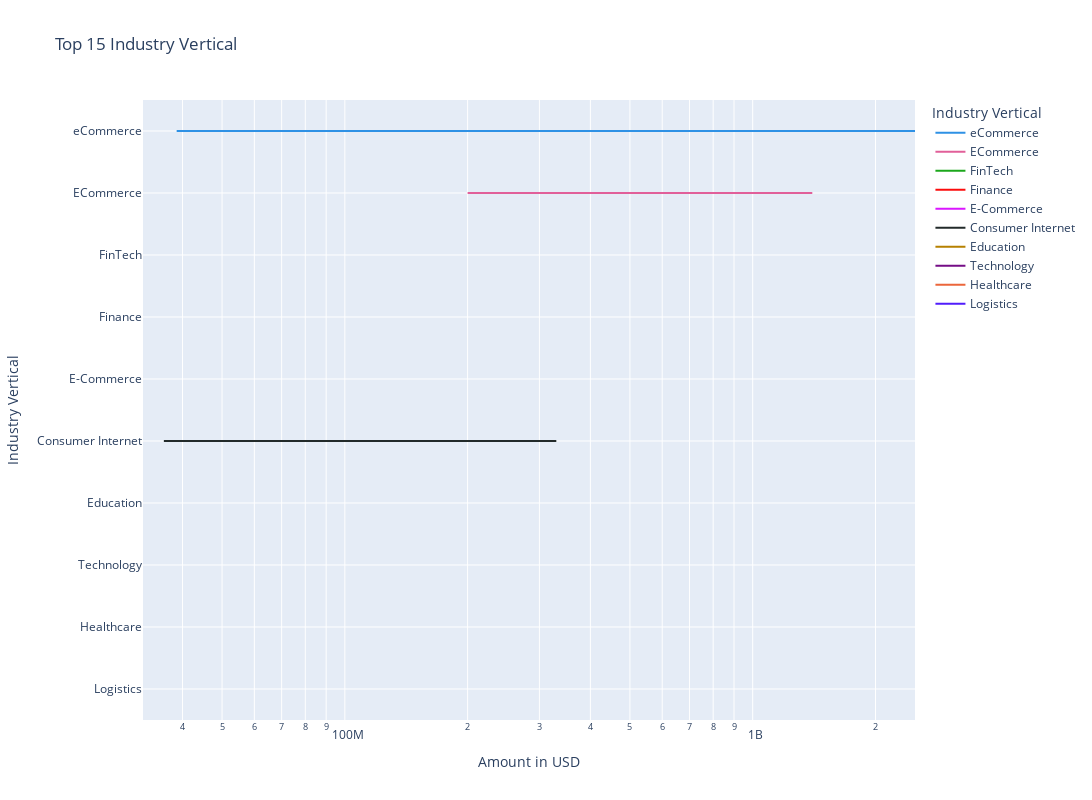

Notebook source saved alongside this figure:
### Code cell
# line chart
fig = px.line(df_top_industry_vertical[:80], x="Amount in USD", y="Industry Vertical", color="Industry Vertical", line_group= "Startup Name" ,hover_name="Startup Name",
             log_x=True, width=1500, height=800, title="Top 15 Industry Vertical", labels={"Amount in USD": "Amount in USD", "Industry Vertical": "Industry Vertical"},
             color_discrete_sequence=px.colors.qualitative.Dark24)
fig.show()

### Figure 1 — Plotly figure (JSON) as saved in the notebook; plotly's stock layout.template omitted (floating-point values rounded to 4 significant figures)
{"data": [{"hovertemplate": "<b>%{hovertext}</b><br><br>Industry Vertical=%{y}<br>Startup Name=Flipkart<br>Amount in USD=%{x}<extra></extra>", "hovertext": ["Flipkart", "Flipkart", "Flipkart", "Flipkart"], "legendgroup": "eCommerce", "line": {"color": "#2E91E5", "dash": "solid"}, "marker": {"symbol": "circle"}, "mode": "lines", "name": "eCommerce", "orientation": "h", "showlegend": true, "type": "scatter", "x": [2500000000, 1400000000, 71000000, 38700000], "xaxis": "x", "y": ["eCommerce", "eCommerce", "eCommerce", "eCommerce"], "yaxis": "y"}, {"hovertemplate": "<b>%{hovertext}</b><br><br>Industry Vertical=%{y}<br>Startup Name=Paytm<br>Amount in USD=%{x}<extra></extra>", "hovertext": ["Paytm"], "legendgroup": "eCommerce", "line": {"color": "#2E91E5", "dash": "solid"}, "marker": {"symbol": "circle"}, "mode": "lines", "name": "eCommerce", "orientation": "h", "showlegend": false, "type": "scatter", "x": [60000000], "xaxis": "x", "y": ["eCommerce"], "yaxis": "y"}, {"hovertemplate": "<b>%{hovertext}</b><br><br>Industry Vertical=%{y}<br>Startup Name=BigBasket<br>Amount in USD=%{x}<extra></extra>", "hovertext": ["BigBasket"], "legendgroup": "eCommerce", "line": {"color": "#2E91E5", "dash": "solid"}, "marker": {"symbol": "circle"}, "mode": "lines", "name": "eCommerce", "orientation": "h", "showlegend": false, "type": "scatter", "x": [150000000], "xaxis": "x", "y": ["eCommerce"], "yaxis": "y"}, {"hovertemplate": "<b>%{hovertext}</b><br><br>Industry Vertical=%{y}<br>Startup Name=Snapdeal<br>Amount in USD=%{x}<extra></extra>", "hovertext": ["Snapdeal"], "legendgroup": "eCommerce", "line": {"color": "#2E91E5", "dash": "solid"}, "marker": {"symbol": "circle"}, "mode": "lines", "name": "eCommerce", "orientation": "h", "showlegend": false, "type": "scatter", "x": [200000000], "xaxis": "x", "y": ["eCommerce"], "yaxis": "y"}, {"hovertemplate": "<b>%{hovertext}</b><br><br>Industry Vertical=%{y}<br>Startup Name=Paytm<br>Amount in USD=%{x}<extra></extra>", "hovertext": ["Paytm", "Paytm"], "legendgroup": "ECommerce", "line": {"color": "#E15F99", "dash": "solid"}, "marker": {"symbol": "circle"}, "mode": "lines", "name": "ECommerce", "orientation": "h", "showlegend": true, "type": "scatter", "x": [1400000000, 200000000], "xaxis": "x", "y": ["ECommerce", "ECommerce"], "yaxis": "y"}, {"hovertemplate": "<b>%{hovertext}</b><br><br>Industry Vertical=%{y}<br>Startup Name=Shopclues<br>Amount in USD=%{x}<extra></extra>", "hovertext": ["Shopclues"], "legendgroup": "ECommerce", "line": {"color": "#E15F99", "dash": "solid"}, "marker": {"symbol": "circle"}, "mode": "lines", "name": "ECommerce", "orientation": "h", "showlegend": false, "type": "scatter", "x": [100000000], "xaxis": "x", "y": ["ECommerce"], "yaxis": "y"}, {"hovertemplate": "<b>%{hovertext}</b><br><br>Industry Vertical=%{y}<br>Startup Name=Paytm<br>Amount in USD=%{x}<extra></extra>", "hovertext": ["Paytm"], "legendgroup": "FinTech", "line": {"color": "#1CA71C", "dash": "solid"}, "marker": {"symbol": "circle"}, "mode": "lines", "name": "FinTech", "orientation": "h", "showlegend": true, "type": "scatter", "x": [1000000000], "xaxis": "x", "y": ["FinTech"], "yaxis": "y"}, {"hovertemplate": "<b>%{hovertext}</b><br><br>Industry Vertical=%{y}<br>Startup Name=Tala<br>Amount in USD=%{x}<extra></extra>", "hovertext": ["Tala"], "legendgroup": "FinTech", "line": {"color": "#1CA71C", "dash": "solid"}, "marker": {"symbol": "circle"}, "mode": "lines", "name": "FinTech", "orientation": "h", "showlegend": false, "type": "scatter", "x": [110000000], "xaxis": "x", "y": ["FinTech"], "yaxis": "y"}, {"hovertemplate": "<b>%{hovertext}</b><br><br>Industry Vertical=%{y}<br>Startup Name=Biz2Credit<br>Amount in USD=%{x}<extra></extra>", "hovertext": ["Biz2Credit"], "legendgroup": "FinTech", "line": {"color": "#1CA71C", "dash": "solid"}, "marker": {"symbol": "circle"}, "mode": "lines", "name": "FinTech", "orientation": "h", "showlegend": false, "type": "scatter", "x": [52000000], "xaxis": "x", "y": ["FinTech"], "yaxis": "y"}, {"hovertemplate": "<b>%{hovertext}</b><br><br>Industry Vertical=%{y}<br>Startup Name=True North<br>Amount in USD=%{x}<extra></extra>", "hovertext": ["True North"], "legendgroup": "Finance", "line": {"color": "#FB0D0D", "dash": "solid"}, "marker": {"symbol": "circle"}, "mode": "lines", "name": "Finance", "orientation": "h", "showlegend": true, "type": "scatter", "x": [600000000], "xaxis": "x", "y": ["Finance"], "yaxis": "y"}, {"hovertemplate": "<b>%{hovertext}</b><br><br>Industry Vertical=%{y}<br>Startup Name=Edelweiss<br>Amount in USD=%{x}<extra></extra>", "hovertext": ["Edelweiss"], "legendgroup": "Finance", "line": {"color": "#FB0D0D", "dash": "solid"}, "marker": {"symbol": "circle"}, "mode": "lines", "name": "Finance", "orientation": "h", "showlegend": false, "type": "scatter", "x": [270000000], "xaxis": "x", "y": ["Finance"], "yaxis": "y"}, {"hovertemplate": "<b>%{hovertext}</b><br><br>Industry Vertical=%{y}<br>Startup Name=Epiq Capital<br>Amount in USD=%{x}<extra></extra>", "hovertext": ["Epiq Capital"], "legendgroup": "Finance", "line": {"color": "#FB0D0D", "dash": "solid"}, "marker": {"symbol": "circle"}, "mode": "lines", "name": "Finance", "orientation": "h", "showlegend": false, "type": "scatter", "x": [200000000], "xaxis": "x", "y": ["Finance"], "yaxis": "y"}, {"hovertemplate": "<b>%{hovertext}</b><br><br>Industry Vertical=%{y}<br>Startup Name=Alteria Capital<br>Amount in USD=%{x}<extra></extra>", "hovertext": ["Alteria Capital"], "legendgroup": "Finance", "line": {"color": "#FB0D0D", "dash": "solid"}, "marker": {"symbol": "circle"}, "mode": "lines", "name": "Finance", "orientation": "h", "showlegend": false, "type": "scatter", "x": [140000000], "xaxis": "x", "y": ["Finance"], "yaxis": "y"}, {"hovertemplate": "<b>%{hovertext}</b><br><br>Industry Vertical=%{y}<br>Startup Name=Lendingkart<br>Amount in USD=%{x}<extra></extra>", "hovertext": ["Lendingkart"], "legendgroup": "Finance", "line": {"color": "#FB0D0D", "dash": "solid"}, "marker": {"symbol": "circle"}, "mode": "lines", "name": "Finance", "orientation": "h", "showlegend": false, "type": "scatter", "x": [87000000], "xaxis": "x", "y": ["Finance"], "yaxis": "y"}, {"hovertemplate": "<b>%{hovertext}</b><br><br>Industry Vertical=%{y}<br>Startup Name=BharatPe<br>Amount in USD=%{x}<extra></extra>", "hovertext": ["BharatPe"], "legendgroup": "Finance", "line": {"color": "#FB0D0D", "dash": "solid"}, "marker": {"symbol": "circle"}, "mode": "lines", "name": "Finance", "orientation": "h", "showlegend": false, "type": "scatter", "x": [75000000], "xaxis": "x", "y": ["Finance"], "yaxis": "y"}, {"hovertemplate": "<b>%{hovertext}</b><br><br>Industry Vertical=%{y}<br>Startup Name=Varthana<br>Amount in USD=%{x}<extra></extra>", "hovertext": ["Varthana"], "legendgroup": "Finance", "line": {"color": "#FB0D0D", "dash": "solid"}, "marker": {"symbol": "circle"}, "mode": "lines", "name": "Finance", "orientation": "h", "showlegend": false, "type": "scatter", "x": [55000000], "xaxis": "x", "y": ["Finance"], "yaxis": "y"}, {"hovertemplate": "<b>%{hovertext}</b><br><br>Industry Vertical=%{y}<br>Startup Name=NeoGrowth Credit<br>Amount in USD=%{x}<extra></extra>", "hovertext": ["NeoGrowth Credit"], "legendgroup": "Finance", "line": {"color": "#FB0D0D", "dash": "solid"}, "marker": {"symbol": "circle"}, "mode": "lines", "name": "Finance", "orientation": "h", "showlegend": false, "type": "scatter", "x": [47000000], "xaxis": "x", "y": ["Finance"], "yaxis": "y"}, {"hovertemplate": "<b>%{hovertext}</b><br><br>Industry Vertical=%{y}<br>Startup Name=Kuvera<br>Amount in USD=%{x}<extra></extra>", "hovertext": ["Kuvera"], "legendgroup": "Finance", "line": {"color": "#FB0D0D", "dash": "solid"}, "marker": {"symbol": "circle"}, "mode": "lines", "name": "Finance", "orientation": "h", "showlegend": false, "type": "scatter", "x": [45000000], "xaxis": "x", "y": ["Finance"], "yaxis": "y"}, {"hovertemplate": "<b>%{hovertext}</b><br><br>Industry Vertical=%{y}<br>Startup Name=InCred Finance<br>Amount in USD=%{x}<extra></extra>", "hovertext": ["InCred Finance"], "legendgroup": "Finance", "line": {"color": "#FB0D0D", "dash": "solid"}, "marker": {"symbol": "circle"}, "mode": "lines", "name": "Finance", "orientation": "h", "showlegend": false, "type": "scatter", "x": [42000000], "xaxis": "x", "y": ["Finance"], "yaxis": "y"}, {"hovertemplate": "<b>%{hovertext}</b><br><br>Industry Vertical=%{y}<br>Startup Name=FabHotels<br>Amount in USD=%{x}<extra></extra>", "hovertext": ["FabHotels"], "legendgroup": "E-Commerce", "line": {"color": "#DA16FF", "dash": "solid"}, "marker": {"symbol": "circle"}, "mode": "lines", "name": "E-Commerce", "orientation": "h", "showlegend": true, "type": "scatter", "x": [488997554], "xaxis": "x", "y": ["E-Commerce"], "yaxis": "y"}, {"hovertemplate": "<b>%{hovertext}</b><br><br>Industry Vertical=%{y}<br>Startup Name=Lenskart.com<br>Amount in USD=%{x}<extra></extra>", "hovertext": ["Lenskart.com"], "legendgroup": "E-Commerce", "line": {"color": "#DA16FF", "dash": "solid"}, "marker": {"symbol": "circle"}, "mode": "lines", "name": "E-Commerce", "orientation": "h", "showlegend": false, "type": "scatter", "x": [231000000], "xaxis": "x", "y": ["E-Commerce"], "yaxis": "y"}, {"hovertemplate": "<b>%{hovertext}</b><br><br>Industry Vertical=%{y}<br>Startup Name=Digital Mall Asia<br>Amount in USD=%{x}<extra></extra>", "hovertext": ["Digital Mall Asia"], "legendgroup": "E-Commerce", "line": {"color": "#DA16FF", "dash": "solid"}, "marker": {"symbol": "circle"}, "mode": "lines", "name": "E-Commerce", "orientation": "h", "showlegend": false, "type": "scatter", "x": [220000000], "xaxis": "x", "y": ["E-Commerce"], "yaxis": "y"}, {"hovertemplate": "<b>%{hovertext}</b><br><br>Industry Vertical=%{y}<br>Startup Name=Meesho<br>Amount in USD=%{x}<extra></extra>", "hovertext": ["Meesho"], "legendgroup": "E-Commerce", "line": {"color": "#DA16FF", "dash": "solid"}, "marker": {"symbol": "circle"}, "mode": "lines", "name": "E-Commerce", "orientation": "h", "showlegend": false, "type": "scatter", "x": [125000000], "xaxis": "x", "y": ["E-Commerce"], "yaxis": "y"}, {"hovertemplate": "<b>%{hovertext}</b><br><br>Industry Vertical=%{y}<br>Startup Name=CarDekho<br>Amount in USD=%{x}<extra></extra>", "hovertext": ["CarDekho"], "legendgroup": "E-Commerce", "line": {"color": "#DA16FF", "dash": "solid"}, "marker": {"symbol": "circle"}, "mode": "lines", "name": "E-Commerce", "orientation": "h", "showlegend": false, "type": "scatter", "x": [70000000], "xaxis": "x", "y": ["E-Commerce"], "yaxis": "y"}, {"hovertemplate": "<b>%{hovertext}</b><br><br>Industry Vertical=%{y}<br>Startup Name=Moglix<br>Amount in USD=%{x}<extra></extra>", "hovertext": ["Moglix"], "legendgroup": "E-Commerce", "line": {"color": "#DA16FF", "dash": "solid"}, "marker": {"symbol": "circle"}, "mode": "lines", "name": "E-Commerce", "orientation": "h", "showlegend": false, "type": "scatter", "x": [60000000], "xaxis": "x", "y": ["E-Commerce"], "yaxis": "y"}, {"hovertemplate": "<b>%{hovertext}</b><br><br>Industry Vertical=%{y}<br>Startup Name=NoBroker<br>Amount in USD=%{x}<extra></extra>", "hovertext": ["NoBroker"], "legendgroup": "E-Commerce", "line": {"color": "#DA16FF", "dash": "solid"}, "marker": {"symbol": "circle"}, "mode": "lines", "name": "E-Commerce", "orientation": "h", "showlegend": false, "type": "scatter", "x": [51000000], "xaxis": "x", "y": ["E-Commerce"], "yaxis": "y"}, {"hovertemplate": "<b>%{hovertext}</b><br><br>Industry Vertical=%{y}<br>Startup Name=Udaan<br>Amount in USD=%{x}<extra></extra>", "hovertext": ["Udaan"], "legendgroup": "E-Commerce", "line": {"color": "#DA16FF", "dash": "solid"}, "marker": {"symbol": "circle"}, "mode": "lines", "name": "E-Commerce", "orientation": "h", "showlegend": false, "type": "scatter", "x": [50000000], "xaxis": "x", "y": ["E-Commerce"], "yaxis": "y"}, {"hovertemplate": "<b>%{hovertext}</b><br><br>Industry Vertical=%{y}<br>Startup Name=Ola<br>Amount in USD=%{x}<extra></extra>", "hovertext": ["Ola", "Ola", "Ola", "Ola", "Ola"], "legendgroup": "Consumer Internet", "line": {"color": "#222A2A", "dash": "solid"}, "marker": {"symbol": "circle"}, "mode": "lines", "name": "Consumer Internet", "orientation": "h", "showlegend": true, "type": "scatter", "x": [330000000, 260000000, 110000000, 104500000, 36000000], "xaxis": "x", "y": ["Consumer Internet", "Consumer Internet", "Consumer Internet", "Consumer Internet", "Consumer Internet"], "yaxis": "y"}, {"hovertemplate": "<b>%{hovertext}</b><br><br>Industry Vertical=%{y}<br>Startup Name=BigBasket<br>Amount in USD=%{x}<extra></extra>", "hovertext": ["BigBasket"], "legendgroup": "Consumer Internet", "line": {"color": "#222A2A", "dash": "solid"}, "marker": {"symbol": "circle"}, "mode": "lines", "name": "Consumer Internet", "orientation": "h", "showlegend": false, "type": "scatter", "x": [300000000], "xaxis": "x", "y": ["Consumer Internet"], "yaxis": "y"}, {"hovertemplate": "<b>%{hovertext}</b><br><br>Industry Vertical=%{y}<br>Startup Name=OYO Rooms<br>Amount in USD=%{x}<extra></extra>", "hovertext": ["OYO Rooms"], "legendgroup": "Consumer Internet", "line": {"color": "#222A2A", "dash": "solid"}, "marker": {"symbol": "circle"}, "mode": "lines", "name": "Consumer Internet", "orientation": "h", "showlegend": false, "type": "scatter", "x": [250000000], "xaxis": "x", "y": ["Consumer Internet"], "yaxis": "y"}, {"hovertemplate": "<b>%{hovertext}</b><br><br>Industry Vertical=%{y}<br>Startup Name=PolicyBazaar<br>Amount in USD=%{x}<extra></extra>", "hovertext": ["PolicyBazaar"], "legendgroup": "Consumer Internet", "line": {"color": "#222A2A", "dash": "solid"}, "marker": {"symbol": "circle"}, "mode": "lines", "name": "Consumer Internet", "orientation": "h", "showlegend": false, "type": "scatter", "x": [200000000], "xaxis": "x", "y": ["Consumer Internet"], "yaxis": "y"}, {"hovertemplate": "<b>%{hovertext}</b><br><br>Industry Vertical=%{y}<br>Startup Name=MakeMyTrip<br>Amount in USD=%{x}<extra></extra>", "hovertext": ["MakeMyTrip"], "legendgroup": "Consumer Internet", "line": {"color": "#222A2A", "dash": "solid"}, "marker": {"symbol": "circle"}, "mode": "lines", "name": "Consumer Internet", "orientation": "h", "showlegend": false, "type": "scatter", "x": [180000000], "xaxis": "x", "y": ["Consumer Internet"], "yaxis": "y"}, {"hovertemplate": "<b>%{hovertext}</b><br><br>Industry Vertical=%{y}<br>Startup Name=Hike<br>Amount in USD=%{x}<extra></extra>", "hovertext": ["Hike"], "legendgroup": "Consumer Internet", "line": {"color": "#222A2A", "dash": "solid"}, "marker": {"symbol": "circle"}, "mode": "lines", "name": "Consumer Internet", "orientation": "h", "showlegend": false, "type": "scatter", "x": [175000000], "xaxis": "x", "y": ["Consumer Internet"], "yaxis": "y"}, {"hovertemplate": "<b>%{hovertext}</b><br><br>Industry Vertical=%{y}<br>Startup Name=Nykaa<br>Amount in USD=%{x}<extra></extra>", "hovertext": ["Nykaa"], "legendgroup": "Consumer Internet", "line": {"color": "#222A2A", "dash": "solid"}, "marker": {"symbol": "circle"}, "mode": "lines", "name": "Consumer Internet", "orientation": "h", "showlegend": false, "type": "scatter", "x": [157200000], "xaxis": "x", "y": ["Consumer Internet"], "yaxis": "y"}, {"hovertemplate": "<b>%{hovertext}</b><br><br>Industry Vertical=%{y}<br>Startup Name=CarTrade<br>Amount in USD=%{x}<extra></extra>", "hovertext": ["CarTrade"], "legendgroup": "Consumer Internet", "line": {"color": "#222A2A", "dash": "solid"}, "marker": {"symbol": "circle"}, "mode": "lines", "name": "Consumer Internet", "orientation": "h", "showlegend": false, "type": "scatter", "x": [145000000], "xaxis": "x", "y": ["Consumer Internet"], "yaxis": "y"}, {"hovertemplate": "<b>%{hovertext}</b><br><br>Industry Vertical=%{y}<br>Startup Name=Cure Fit<br>Amount in USD=%{x}<extra></extra>", "hovertext": ["Cure Fit"], "legendgroup": "Consumer Internet", "line": {"color": "#222A2A", "dash": "solid"}, "marker": {"symbol": "circle"}, "mode": "lines", "name": "Consumer Internet", "orientation": "h", "showlegend": false, "type": "scatter", "x": [120000000], "xaxis": "x", "y": ["Consumer Internet"], "yaxis": "y"}, {"hovertemplate": "<b>%{hovertext}</b><br><br>Industry Vertical=%{y}<br>Startup Name=Dream11<br>Amount in USD=%{x}<extra></extra>", "hovertext": ["Dream11"], "legendgroup": "Consumer Internet", "line": {"color": "#222A2A", "dash": "solid"}, "marker": {"symbol": "circle"}, "mode": "lines", "name": "Consumer Internet", "orientation": "h", "showlegend": false, "type": "scatter", "x": [100000000], "xaxis": "x", "y": ["Consumer Internet"], "yaxis": "y"}, {"hovertemplate": "<b>%{hovertext}</b><br><br>Industry Vertical=%{y}<br>Startup Name=BookMyShow<br>Amount in USD=%{x}<extra></extra>", "hovertext": ["BookMyShow"], "legendgroup": "Consumer Internet", "line": {"color": "#222A2A", "dash": "solid"}, "marker": {"symbol": "circle"}, "mode": "lines", "name": "Consumer Internet", "orientation": "h", "showlegend": false, "type": "scatter", "x": [82000000], "xaxis": "x", "y": ["Consumer Internet"], "yaxis": "y"}, {"hovertemplate": "<b>%{hovertext}</b><br><br>Industry Vertical=%{y}<br>Startup Name=Swiggy<br>Amount in USD=%{x}<extra></extra>", "hovertext": ["Swiggy"], "legendgroup": "Consumer Internet", "line": {"color": "#222A2A", "dash": "solid"}, "marker": {"symbol": "circle"}, "mode": "lines", "name": "Consumer Internet", "orientation": "h", "showlegend": false, "type": "scatter", "x": [80000000], "xaxis": "x", "y": ["Consumer Internet"], "yaxis": "y"}, {"hovertemplate": "<b>%{hovertext}</b><br><br>Industry Vertical=%{y}<br>Startup Name=Policy Bazaar<br>Amount in USD=%{x}<extra></extra>", "hovertext": ["Policy Bazaar"], "legendgroup": "Consumer Internet", "line": {"color": "#222A2A", "dash": "solid"}, "marker": {"symbol": "circle"}, "mode": "lines", "name": "Consumer Internet", "orientation": "h", "showlegend": false, "type": "scatter", "x": [77000000], "xaxis": "x", "y": ["Consumer Internet"], "yaxis": "y"}, {"hovertemplate": "<b>%{hovertext}</b><br><br>Industry Vertical=%{y}<br>Startup Name=Byjus<br>Amount in USD=%{x}<extra></extra>", "hovertext": ["Byjus"], "legendgroup": "Consumer Internet", "line": {"color": "#222A2A", "dash": "solid"}, "marker": {"symbol": "circle"}, "mode": "lines", "name": "Consumer Internet", "orientation": "h", "showlegend": false, "type": "scatter", "x": [75000000], "xaxis": "x", "y": ["Consumer Internet"], "yaxis": "y"}, {"hovertemplate": "<b>%{hovertext}</b><br><br>Industry Vertical=%{y}<br>Startup Name=Ace2three<br>Amount in USD=%{x}<extra></extra>", "hovertext": ["Ace2three"], "legendgroup": "Consumer Internet", "line": {"color": "#222A2A", "dash": "solid"}, "marker": {"symbol": "circle"}, "mode": "lines", "name": "Consumer Internet", "orientation": "h", "showlegend": false, "type": "scatter", "x": [73700000], "xaxis": "x", "y": ["Consumer Internet"], "yaxis": "y"}, {"hovertemplate": "<b>%{hovertext}</b><br><br>Industry Vertical=%{y}<br>Startup Name=Phone Pe<br>Amount in USD=%{x}<extra></extra>", "hovertext": ["Phone Pe"], "legendgroup": "Consumer Internet", "line": {"color": "#222A2A", "dash": "solid"}, "marker": {"symbol": "circle"}, "mode": "lines", "name": "Consumer Internet", "orientation": "h", "showlegend": false, "type": "scatter", "x": [66000000], "xaxis": "x", "y": ["Consumer Internet"], "yaxis": "y"}, {"hovertemplate": "<b>%{hovertext}</b><br><br>Industry Vertical=%{y}<br>Startup Name=Grofers<br>Amount in USD=%{x}<extra></extra>", "hovertext": ["Grofers"], "legendgroup": "Consumer Internet", "line": {"color": "#222A2A", "dash": "solid"}, "marker": {"symbol": "circle"}, "mode": "lines", "name": "Consumer Internet", "orientation": "h", "showlegend": false, "type": "scatter", "x": [62000000], "xaxis": "x", "y": ["Consumer Internet"], "yaxis": "y"}, {"hovertemplate": "<b>%{hovertext}</b><br><br>Industry Vertical=%{y}<br>Startup Name=FreeCharge<br>Amount in USD=%{x}<extra></extra>", "hovertext": ["FreeCharge"], "legendgroup": "Consumer Internet", "line": {"color": "#222A2A", "dash": "solid"}, "marker": {"symbol": "circle"}, "mode": "lines", "name": "Consumer Internet", "orientation": "h", "showlegend": false, "type": "scatter", "x": [57000000], "xaxis": "x", "y": ["Consumer Internet"], "yaxis": "y"}, {"hovertemplate": "<b>%{hovertext}</b><br><br>Industry Vertical=%{y}<br>Startup Name=Cartrade<br>Amount in USD=%{x}<extra></extra>", "hovertext": ["Cartrade"], "legendgroup": "Consumer Internet", "line": {"color": "#222A2A", "dash": "solid"}, "marker": {"symbol": "circle"}, "mode": "lines", "name": "Consumer Internet", "orientation": "h", "showlegend": false, "type": "scatter", "x": [55000000], "xaxis": "x", "y": ["Consumer Internet"], "yaxis": "y"}, {"hovertemplate": "<b>%{hovertext}</b><br><br>Industry Vertical=%{y}<br>Startup Name=Icertis<br>Amount in USD=%{x}<extra></extra>", "hovertext": ["Icertis"], "legendgroup": "Consumer Internet", "line": {"color": "#222A2A", "dash": "solid"}, "marker": {"symbol": "circle"}, "mode": "lines", "name": "Consumer Internet", "orientation": "h", "showlegend": false, "type": "scatter", "x": [50000000], "xaxis": "x", "y": ["Consumer Internet"], "yaxis": "y"}, {"hovertemplate": "<b>%{hovertext}</b><br><br>Industry Vertical=%{y}<br>Startup Name=Cars24<br>Amount in USD=%{x}<extra></extra>", "hovertext": ["Cars24"], "legendgroup": "Consumer Internet", "line": {"color": "#222A2A", "dash": "solid"}, "marker": {"symbol": "circle"}, "mode": "lines", "name": "Consumer Internet", "orientation": "h", "showlegend": false, "type": "scatter", "x": [49700000], "xaxis": "x", "y": ["Consumer Internet"], "yaxis": "y"}, {"hovertemplate": "<b>%{hovertext}</b><br><br>Industry Vertical=%{y}<br>Startup Name=Digit<br>Amount in USD=%{x}<extra></extra>", "hovertext": ["Digit"], "legendgroup": "Consumer Internet", "line": {"color": "#222A2A", "dash": "solid"}, "marker": {"symbol": "circle"}, "mode": "lines", "name": "Consumer Internet", "orientation": "h", "showlegend": false, "type": "scatter", "x": [45000000], "xaxis": "x", "y": ["Consumer Internet"], "yaxis": "y"}, {"hovertemplate": "<b>%{hovertext}</b><br><br>Industry Vertical=%{y}<br>Startup Name=Mobikwik<br>Amount in USD=%{x}<extra></extra>", "hovertext": ["Mobikwik"], "legendgroup": "Consumer Internet", "line": {"color": "#222A2A", "dash": "solid"}, "marker": {"symbol": "circle"}, "mode": "lines", "name": "Consumer Internet", "orientation": "h", "showlegend": false, "type": "scatter", "x": [40000000], "xaxis": "x", "y": ["Consumer Internet"], "yaxis": "y"}, {"hovertemplate": "<b>%{hovertext}</b><br><br>Industry Vertical=%{y}<br>Startup Name=PhonePe<br>Amount in USD=%{x}<extra></extra>", "hovertext": ["PhonePe"], "legendgroup": "Consumer Internet", "line": {"color": "#222A2A", "dash": "solid"}, "marker": {"symbol": "circle"}, "mode": "lines", "name": "Consumer Internet", "orientation": "h", "showlegend": false, "type": "scatter", "x": [38700000], "xaxis": "x", "y": ["Consumer Internet"], "yaxis": "y"}, {"hovertemplate": "<b>%{hovertext}</b><br><br>Industry Vertical=%{y}<br>Startup Name=Pepperfry<br>Amount in USD=%{x}<extra></extra>", "hovertext": ["Pepperfry"], "legendgroup": "Consumer Internet", "line": {"color": "#222A2A", "dash": "solid"}, "marker": {"symbol": "circle"}, "mode": "lines", "name": "Consumer Internet", "orientation": "h", "showlegend": false, "type": "scatter", "x": [38400000], "xaxis": "x", "y": ["Consumer Internet"], "yaxis": "y"}, {"hovertemplate": "<b>%{hovertext}</b><br><br>Industry Vertical=%{y}<br>Startup Name=Netmeds<br>Amount in USD=%{x}<extra></extra>", "hovertext": ["Netmeds"], "legendgroup": "Consumer Internet", "line": {"color": "#222A2A", "dash": "solid"}, "marker": {"symbol": "circle"}, "mode": "lines", "name": "Consumer Internet", "orientation": "h", "showlegend": false, "type": "scatter", "x": [35000000], "xaxis": "x", "y": ["Consumer Internet"], "yaxis": "y"}, {"hovertemplate": "<b>%{hovertext}</b><br><br>Industry Vertical=%{y}<br>Startup Name=Treebo<br>Amount in USD=%{x}<extra></extra>", "hovertext": ["Treebo"], "legendgroup": "Consumer Internet", "line": {"color": "#222A2A", "dash": "solid"}, "marker": {"symbol": "circle"}, "mode": "lines", "name": "Consumer Internet", "orientation": "h", "showlegend": false, "type": "scatter", "x": [34000000], "xaxis": "x", "y": ["Consumer Internet"], "yaxis": "y"}, {"hovertemplate": "<b>%{hovertext}</b><br><br>Industry Vertical=%{y}<br>Startup Name=LendingKart<br>Amount in USD=%{x}<extra></extra>", "hovertext": ["LendingKart"], "legendgroup": "Consumer Internet", "line": {"color": "#222A2A", "dash": "solid"}, "marker": {"symbol": "circle"}, "mode": "lines", "name": "Consumer Internet", "orientation": "h", "showlegend": false, "type": "scatter", "x": [32000000], "xaxis": "x", "y": ["Consumer Internet"], "yaxis": "y"}, {"hovertemplate": "<b>%{hovertext}</b><br><br>Industry Vertical=%{y}<br>Startup Name=Furtados School of Music<br>Amount in USD=%{x}<extra></extra>", "hovertext": ["Furtados School of Music"], "legendgroup": "Education", "line": {"color": "#B68100", "dash": "solid"}, "marker": {"symbol": "circle"}, "mode": "lines", "name": "Education", "orientation": "h", "showlegend": true, "type": "scatter", "x": [200000000], "xaxis": "x", "y": ["Education"], "yaxis": "y"}, {"hovertemplate": "<b>%{hovertext}</b><br><br>Industry Vertical=%{y}<br>Startup Name=Byjus<br>Amount in USD=%{x}<extra></extra>", "hovertext": ["Byjus"], "legendgroup": "Education", "line": {"color": "#B68100", "dash": "solid"}, "marker": {"symbol": "circle"}, "mode": "lines", "name": "Education", "orientation": "h", "showlegend": false, "type": "scatter", "x": [50000000], "xaxis": "x", "y": ["Education"], "yaxis": "y"}, {"hovertemplate": "<b>%{hovertext}</b><br><br>Industry Vertical=%{y}<br>Startup Name=Gaana<br>Amount in USD=%{x}<extra></extra>", "hovertext": ["Gaana"], "legendgroup": "Technology", "line": {"color": "#750D86", "dash": "solid"}, "marker": {"symbol": "circle"}, "mode": "lines", "name": "Technology", "orientation": "h", "showlegend": true, "type": "scatter", "x": [115000000], "xaxis": "x", "y": ["Technology"], "yaxis": "y"}, {"hovertemplate": "<b>%{hovertext}</b><br><br>Industry Vertical=%{y}<br>Startup Name=Delhivery<br>Amount in USD=%{x}<extra></extra>", "hovertext": ["Delhivery"], "legendgroup": "Technology", "line": {"color": "#750D86", "dash": "solid"}, "marker": {"symbol": "circle"}, "mode": "lines", "name": "Technology", "orientation": "h", "showlegend": false, "type": "scatter", "x": [100000000], "xaxis": "x", "y": ["Technology"], "yaxis": "y"}, {"hovertemplate": "<b>%{hovertext}</b><br><br>Industry Vertical=%{y}<br>Startup Name=PineLabs<br>Amount in USD=%{x}<extra></extra>", "hovertext": ["PineLabs"], "legendgroup": "Technology", "line": {"color": "#750D86", "dash": "solid"}, "marker": {"symbol": "circle"}, "mode": "lines", "name": "Technology", "orientation": "h", "showlegend": false, "type": "scatter", "x": [82000000], "xaxis": "x", "y": ["Technology"], "yaxis": "y"}, {"hovertemplate": "<b>%{hovertext}</b><br><br>Industry Vertical=%{y}<br>Startup Name=Dhruva<br>Amount in USD=%{x}<extra></extra>", "hovertext": ["Dhruva"], "legendgroup": "Technology", "line": {"color": "#750D86", "dash": "solid"}, "marker": {"symbol": "circle"}, "mode": "lines", "name": "Technology", "orientation": "h", "showlegend": false, "type": "scatter", "x": [80000000], "xaxis": "x", "y": ["Technology"], "yaxis": "y"}, {"hovertemplate": "<b>%{hovertext}</b><br><br>Industry Vertical=%{y}<br>Startup Name=Rivigo<br>Amount in USD=%{x}<extra></extra>", "hovertext": ["Rivigo"], "legendgroup": "Technology", "line": {"color": "#750D86", "dash": "solid"}, "marker": {"symbol": "circle"}, "mode": "lines", "name": "Technology", "orientation": "h", "showlegend": false, "type": "scatter", "x": [75000000], "xaxis": "x", "y": ["Technology"], "yaxis": "y"}, {"hovertemplate": "<b>%{hovertext}</b><br><br>Industry Vertical=%{y}<br>Startup Name=Greenlight Planet<br>Amount in USD=%{x}<extra></extra>", "hovertext": ["Greenlight Planet"], "legendgroup": "Technology", "line": {"color": "#750D86", "dash": "solid"}, "marker": {"symbol": "circle"}, "mode": "lines", "name": "Technology", "orientation": "h", "showlegend": false, "type": "scatter", "x": [60000000], "xaxis": "x", "y": ["Technology"], "yaxis": "y"}, {"hovertemplate": "<b>%{hovertext}</b><br><br>Industry Vertical=%{y}<br>Startup Name=Markets and Markets<br>Amount in USD=%{x}<extra></extra>", "hovertext": ["Markets and Markets"], "legendgroup": "Technology", "line": {"color": "#750D86", "dash": "solid"}, "marker": {"symbol": "circle"}, "mode": "lines", "name": "Technology", "orientation": "h", "showlegend": false, "type": "scatter", "x": [56000000], "xaxis": "x", "y": ["Technology"], "yaxis": "y"}, {"hovertemplate": "<b>%{hovertext}</b><br><br>Industry Vertical=%{y}<br>Startup Name=Druva<br>Amount in USD=%{x}<extra></extra>", "hovertext": ["Druva"], "legendgroup": "Technology", "line": {"color": "#750D86", "dash": "solid"}, "marker": {"symbol": "circle"}, "mode": "lines", "name": "Technology", "orientation": "h", "showlegend": false, "type": "scatter", "x": [51000000], "xaxis": "x", "y": ["Technology"], "yaxis": "y"}, {"hovertemplate": "<b>%{hovertext}</b><br><br>Industry Vertical=%{y}<br>Startup Name=BrowserStack<br>Amount in USD=%{x}<extra></extra>", "hovertext": ["BrowserStack"], "legendgroup": "Technology", "line": {"color": "#750D86", "dash": "solid"}, "marker": {"symbol": "circle"}, "mode": "lines", "name": "Technology", "orientation": "h", "showlegend": false, "type": "scatter", "x": [50000000], "xaxis": "x", "y": ["Technology"], "yaxis": "y"}, {"hovertemplate": "<b>%{hovertext}</b><br><br>Industry Vertical=%{y}<br>Startup Name=Smaaash<br>Amount in USD=%{x}<extra></extra>", "hovertext": ["Smaaash"], "legendgroup": "Technology", "line": {"color": "#750D86", "dash": "solid"}, "marker": {"symbol": "circle"}, "mode": "lines", "name": "Technology", "orientation": "h", "showlegend": false, "type": "scatter", "x": [44000000], "xaxis": "x", "y": ["Technology"], "yaxis": "y"}, {"hovertemplate": "<b>%{hovertext}</b><br><br>Industry Vertical=%{y}<br>Startup Name=Sahajanand Medical Technologies<br>Amount in USD=%{x}<extra></extra>", "hovertext": ["Sahajanand Medical Technologies"], "legendgroup": "Technology", "line": {"color": "#750D86", "dash": "solid"}, "marker": {"symbol": "circle"}, "mode": "lines", "name": "Technology", "orientation": "h", "showlegend": false, "type": "scatter", "x": [36230000], "xaxis": "x", "y": ["Technology"], "yaxis": "y"}, {"hovertemplate": "<b>%{hovertext}</b><br><br>Industry Vertical=%{y}<br>Startup Name=Amagi Media Labs<br>Amount in USD=%{x}<extra></extra>", "hovertext": ["Amagi Media Labs"], "legendgroup": "Technology", "line": {"color": "#750D86", "dash": "solid"}, "marker": {"symbol": "circle"}, "mode": "lines", "name": "Technology", "orientation": "h", "showlegend": false, "type": "scatter", "x": [35000000], "xaxis": "x", "y": ["Technology"], "yaxis": "y"}, {"hovertemplate": "<b>%{hovertext}</b><br><br>Industry Vertical=%{y}<br>Startup Name=Shape<br>Amount in USD=%{x}<extra></extra>", "hovertext": ["Shape"], "legendgroup": "Healthcare", "line": {"color": "#EB663B", "dash": "solid"}, "marker": {"symbol": "circle"}, "mode": "lines", "name": "Healthcare", "orientation": "h", "showlegend": true, "type": "scatter", "x": [100000000], "xaxis": "x", "y": ["Healthcare"], "yaxis": "y"}, {"hovertemplate": "<b>%{hovertext}</b><br><br>Industry Vertical=%{y}<br>Startup Name=Healthcare at Home<br>Amount in USD=%{x}<extra></extra>", "hovertext": ["Healthcare at Home"], "legendgroup": "Healthcare", "line": {"color": "#EB663B", "dash": "solid"}, "marker": {"symbol": "circle"}, "mode": "lines", "name": "Healthcare", "orientation": "h", "showlegend": false, "type": "scatter", "x": [40000000], "xaxis": "x", "y": ["Healthcare"], "yaxis": "y"}, {"hovertemplate": "<b>%{hovertext}</b><br><br>Industry Vertical=%{y}<br>Startup Name=Blackbuck<br>Amount in USD=%{x}<extra></extra>", "hovertext": ["Blackbuck"], "legendgroup": "Logistics", "line": {"color": "#511CFB", "dash": "solid"}, "marker": {"symbol": "circle"}, "mode": "lines", "name": "Logistics", "orientation": "h", "showlegend": true, "type": "scatter", "x": [70000000], "xaxis": "x", "y": ["Logistics"], "yaxis": "y"}], "layout": {"height": 800, "legend": {"title": {"text": "Industry Vertical"}, "tracegroupgap": 0}, "title": {"text": "Top 15 Industry Vertical"}, "width": 1500, "xaxis": {"anchor": "y", "domain": [0, 1], "title": {"text": "Amount in USD"}, "type": "log"}, "yaxis": {"anchor": "x", "categoryarray": ["Logistics", "Healthcare", "Technology", "Education", "Consumer Internet", "E-Commerce", "Finance", "FinTech", "ECommerce", "eCommerce"], "categoryorder": "array", "domain": [0, 1], "title": {"text": "Industry Vertical"}}}}
